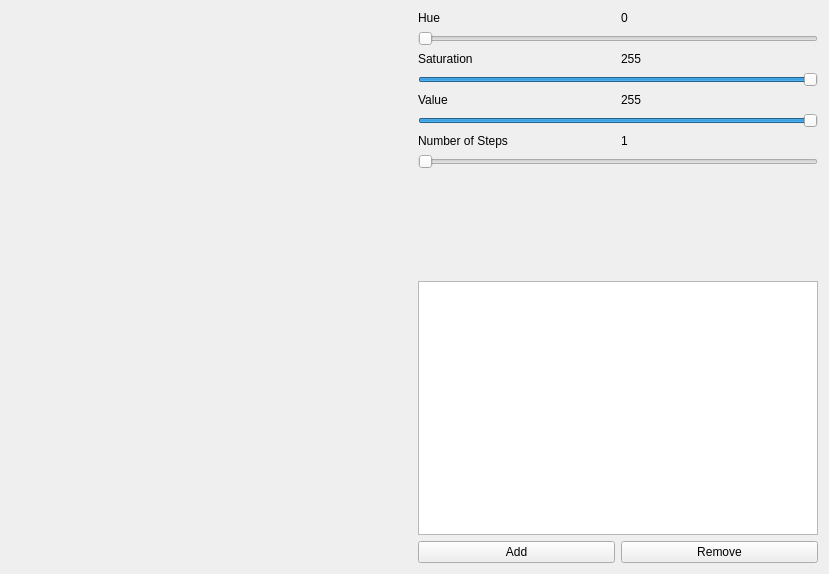
<?xml version="1.0" encoding="UTF-8"?>
<ui version="4.0">
 <class>Form</class>
 <widget class="QWidget" name="Form">
  <property name="geometry">
   <rect>
    <x>0</x>
    <y>0</y>
    <width>829</width>
    <height>574</height>
   </rect>
  </property>
  <property name="windowTitle">
   <string>Form</string>
  </property>
  <layout class="QVBoxLayout" name="verticalLayout_3">
   <item>
    <layout class="QHBoxLayout" name="horizontalLayout_2">
     <item>
      <widget class="QWidget" name="colorDisplay" native="true">
       <property name="enabled">
        <bool>true</bool>
       </property>
       <property name="sizePolicy">
        <sizepolicy hsizetype="Expanding" vsizetype="Preferred">
         <horstretch>0</horstretch>
         <verstretch>0</verstretch>
        </sizepolicy>
       </property>
      </widget>
     </item>
     <item>
      <layout class="QVBoxLayout" name="verticalLayout_4"/>
     </item>
     <item>
      <layout class="QVBoxLayout" name="verticalLayout_2">
       <item>
        <layout class="QHBoxLayout" name="horizontalLayout_3">
         <item>
          <widget class="QLabel" name="hueLabel">
           <property name="text">
            <string>Hue</string>
           </property>
          </widget>
         </item>
         <item>
          <widget class="QLabel" name="hueValue">
           <property name="text">
            <string>0</string>
           </property>
          </widget>
         </item>
        </layout>
       </item>
       <item>
        <widget class="QSlider" name="hueSlider">
         <property name="maximum">
          <number>360</number>
         </property>
         <property name="orientation">
          <enum>Qt::Horizontal</enum>
         </property>
        </widget>
       </item>
       <item>
        <layout class="QHBoxLayout" name="horizontalLayout_4">
         <item>
          <widget class="QLabel" name="satLabel">
           <property name="text">
            <string>Saturation</string>
           </property>
          </widget>
         </item>
         <item>
          <widget class="QLabel" name="satValue">
           <property name="text">
            <string>255</string>
           </property>
          </widget>
         </item>
        </layout>
       </item>
       <item>
        <widget class="QSlider" name="satSlider">
         <property name="maximum">
          <number>255</number>
         </property>
         <property name="value">
          <number>255</number>
         </property>
         <property name="orientation">
          <enum>Qt::Horizontal</enum>
         </property>
        </widget>
       </item>
       <item>
        <layout class="QHBoxLayout" name="horizontalLayout_5">
         <item>
          <widget class="QLabel" name="valueValue">
           <property name="text">
            <string>Value</string>
           </property>
          </widget>
         </item>
         <item>
          <widget class="QLabel" name="valueLabel">
           <property name="text">
            <string>255</string>
           </property>
          </widget>
         </item>
        </layout>
       </item>
       <item>
        <widget class="QSlider" name="valueSlider">
         <property name="maximum">
          <number>255</number>
         </property>
         <property name="value">
          <number>255</number>
         </property>
         <property name="orientation">
          <enum>Qt::Horizontal</enum>
         </property>
        </widget>
       </item>
       <item>
        <layout class="QHBoxLayout" name="horizontalLayout">
         <item>
          <widget class="QLabel" name="nStepsLabel">
           <property name="text">
            <string>Number of Steps</string>
           </property>
          </widget>
         </item>
         <item>
          <widget class="QLabel" name="nStepsValue">
           <property name="text">
            <string>1</string>
           </property>
          </widget>
         </item>
        </layout>
       </item>
       <item>
        <widget class="QSlider" name="nStepsSlider">
         <property name="minimum">
          <number>1</number>
         </property>
         <property name="maximum">
          <number>100</number>
         </property>
         <property name="orientation">
          <enum>Qt::Horizontal</enum>
         </property>
        </widget>
       </item>
       <item>
        <widget class="QWidget" name="subColorDisplay" native="true">
         <property name="sizePolicy">
          <sizepolicy hsizetype="MinimumExpanding" vsizetype="Minimum">
           <horstretch>0</horstretch>
           <verstretch>0</verstretch>
          </sizepolicy>
         </property>
         <property name="minimumSize">
          <size>
           <width>100</width>
           <height>100</height>
          </size>
         </property>
        </widget>
       </item>
       <item>
        <widget class="QListView" name="rgbListView">
         <property name="alternatingRowColors">
          <bool>true</bool>
         </property>
        </widget>
       </item>
       <item>
        <layout class="QHBoxLayout" name="horizontalLayout_6">
         <item>
          <widget class="QPushButton" name="rgbAddButton">
           <property name="text">
            <string>Add</string>
           </property>
          </widget>
         </item>
         <item>
          <widget class="QPushButton" name="rgbRemoveButton">
           <property name="text">
            <string>Remove</string>
           </property>
          </widget>
         </item>
        </layout>
       </item>
      </layout>
     </item>
    </layout>
   </item>
  </layout>
 </widget>
 <resources/>
 <connections>
  <connection>
   <sender>hueSlider</sender>
   <signal>valueChanged(int)</signal>
   <receiver>hueValue</receiver>
   <slot>setNum(int)</slot>
   <hints>
    <hint type="sourcelabel">
     <x>704</x>
     <y>58</y>
    </hint>
    <hint type="destinationlabel">
     <x>814</x>
     <y>28</y>
    </hint>
   </hints>
  </connection>
  <connection>
   <sender>satSlider</sender>
   <signal>valueChanged(int)</signal>
   <receiver>satValue</receiver>
   <slot>setNum(int)</slot>
   <hints>
    <hint type="sourcelabel">
     <x>762</x>
     <y>111</y>
    </hint>
    <hint type="destinationlabel">
     <x>814</x>
     <y>81</y>
    </hint>
   </hints>
  </connection>
  <connection>
   <sender>nStepsSlider</sender>
   <signal>valueChanged(int)</signal>
   <receiver>nStepsValue</receiver>
   <slot>setNum(int)</slot>
   <hints>
    <hint type="sourcelabel">
     <x>745</x>
     <y>200</y>
    </hint>
    <hint type="destinationlabel">
     <x>759</x>
     <y>179</y>
    </hint>
   </hints>
  </connection>
  <connection>
   <sender>valueSlider</sender>
   <signal>valueChanged(int)</signal>
   <receiver>valueLabel</receiver>
   <slot>setNum(int)</slot>
   <hints>
    <hint type="sourcelabel">
     <x>646</x>
     <y>150</y>
    </hint>
    <hint type="destinationlabel">
     <x>700</x>
     <y>130</y>
    </hint>
   </hints>
  </connection>
 </connections>
</ui>
